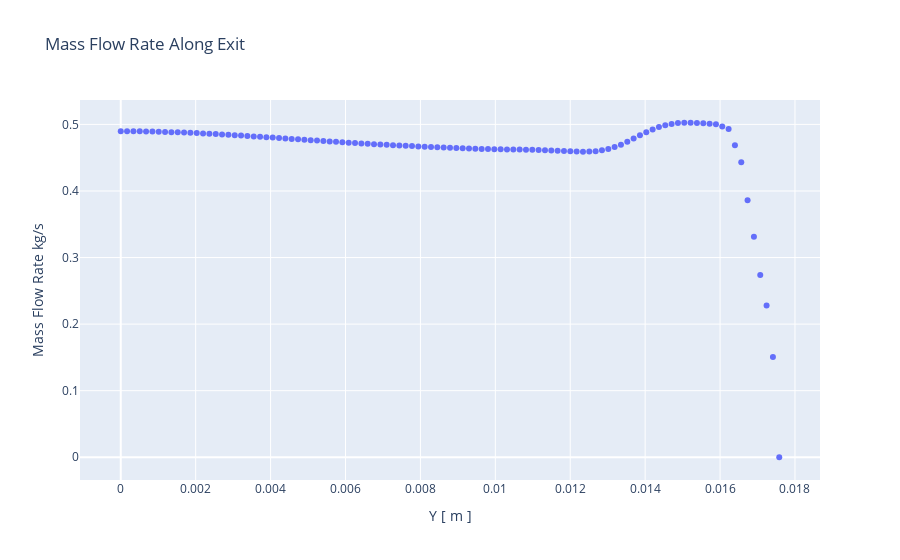

Notebook cell for this chart:
### Code cell
# Constants
A_e = 0.000973139740376 #m^2
p_a = 98072.66 #Pa
A_t = 0.000182414692475 #m^2
epsilon = A_e/A_t

# Calculating mass flow rate and plotting
m_dot = rho.copy()
m_dot['Mass Flow Rate kg/s'] = rho['Density [ kg m^-3 ]']*vel['Velocity u [ m s^-1 ]']*A_e
m_dot = m_dot.drop(columns=['Density [ kg m^-3 ]'])

# Density plot
px.scatter(m_dot, x='Y [ m ]', y='Mass Flow Rate kg/s', 
           title="Mass Flow Rate Along Exit")
